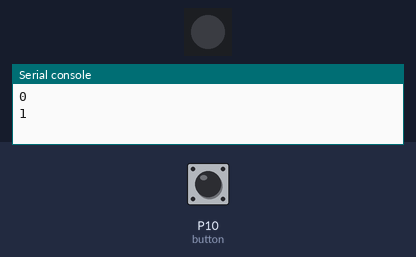
A program run on a simulated Pycom board running MicroPython. On the bench: 1 RGB LEDs in strip order, left to right, the last lines printed to the serial console. Inputs (shaded band) come from the test bench; at power-on: P10 (button) HIGH. Dim RGB values are drawn brighter than linear; no radio messages arrive unless stated (any console line starting 'radio sent:' is added by the test bench); the LoRaWAN join succeeds after 3 s and a send takes 0.1 s.

Above: at 6.2 s.
6.3 s: P10 (button) pulled LOW for 0.15 s
At 6.6 s:
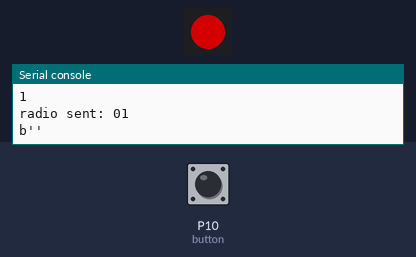
8.8 s: P10 (button) pulled LOW for 3.2 s
At 14.2 s:
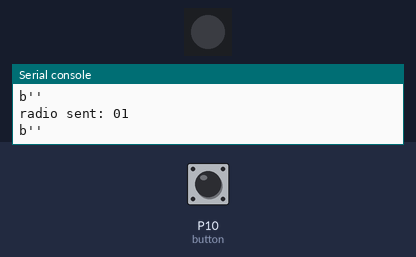
Timing chart, 0 to 15.7 s (numbered marks = the images above; inputs shaded):
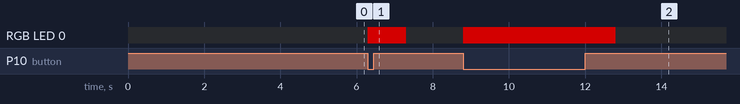

Measured:
- after the input at 6.3 s, RGB LED 0: off → RGB(127, 0, 0) at once, → off 1.0 s later
- after the input at 8.8 s, RGB LED 0: off → RGB(127, 0, 0) at once, → off 4.0 s later

The program:

main.py
```python
from network import LoRa
import socket
import time
import binascii
from machine import Pin
import pycom

# Initialize LoRa in LORAWAN mode.
lora = LoRa(mode=LoRa.LORAWAN)
button = Pin('P10',Pin.IN,  Pin.PULL_UP)

# create an OTAA authentication parameters
app_eui = binascii.unhexlify('70 B3 D5 7E F0 00 37 3E'.replace(' ',''))
app_key = binascii.unhexlify('43 A4 E8 73 5C FB 95 3C 84 AE D8 55 20 3E 32 97'.replace(' ',''))


# join a network using OTAA (Over the Air Activation)
lora.join(activation=LoRa.OTAA, auth=(app_eui, app_key), timeout=0)

# wait until the module has joined the network
reconnect_cnt = 0
while not lora.has_joined():
    time.sleep(2.5)
    print(reconnect_cnt)
    reconnect_cnt += 1

pycom.heartbeat(False)

# create a LoRa socket
s = socket.socket(socket.AF_LORA, socket.SOCK_RAW)

# set the LoRaWAN data rate
s.setsockopt(socket.SOL_LORA, socket.SO_DR, 5)

# make the socket non-blocking
s.setblocking(False)

while(1):
    if not button.value():
        # send some data

        pycom.rgbled(0x7F0000)
        s.send(bytes([0x01]))
        # get any data received...
        data = s.recv(64)
        print(data)
        time.sleep(1)
        pycom.rgbled(0x000000)
```

boot.py
```python
# boot.py -- run on boot-up
import os
from machine import UART
uart = UART(0, 115200)
os.dupterm(uart)
```
